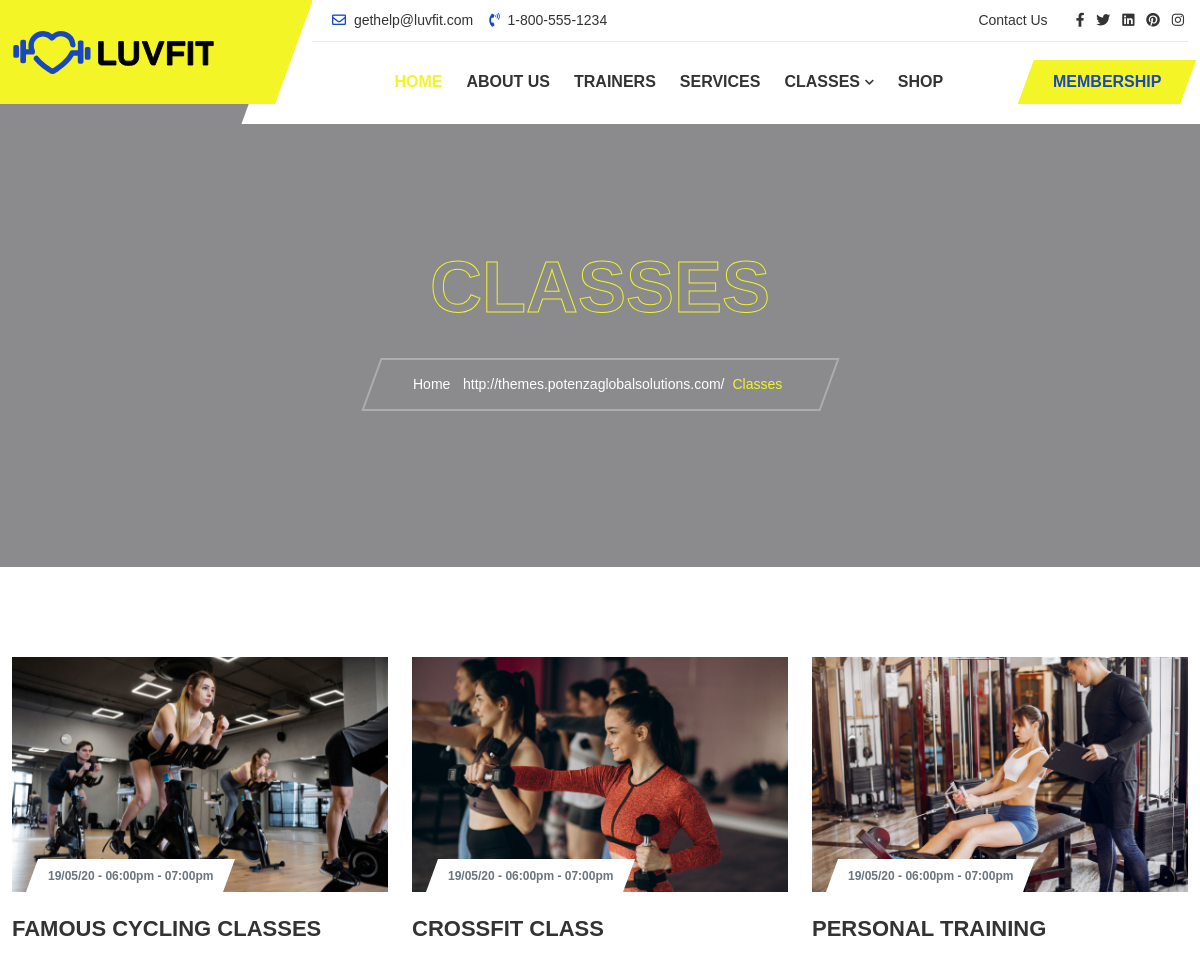
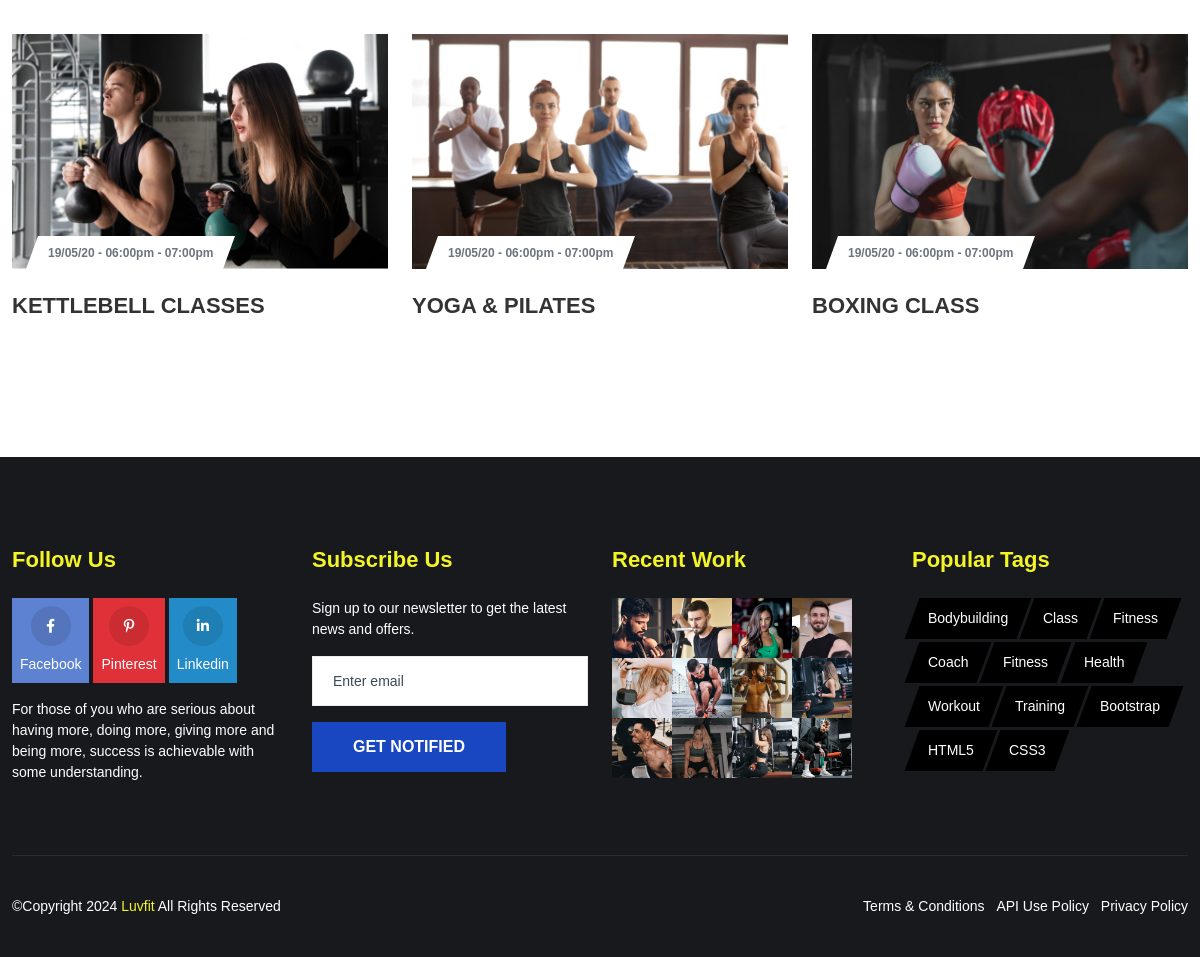
Page /classes on the committed database (2 pictures, top to bottom).
### customadmin/models.py (models this page shows, shortened)
class admin_class(models.Model):
    class_id = models.AutoField(primary_key=True)
    class_name = models.CharField(max_length=50)
    class_title = models.CharField(max_length=50)
    class_description = models.TextField()
    class_benefits = models.TextField()
    class_image = models.FileField(upload_to="class/", max_length=50, null=True, default=None)

### home/views.py (the view)
def classes(request):
    fetch_class = admin_class.objects.all()
    return render(request, 'classes.html', {'fetch_class': fetch_class})

### home/templates/classes.html
{% load static %}
{% include 'header.html' %}
<section class="page-title bg-holder bg-overlay-black-50" data-jarallax='{"speed": 0.6}' style="background-image: url(static/images/bg/06.jpg);">
  <div class="container">
    <div class="row position-relative">
      <div class="col-12 text-center">
          <h1 class="text-stroke-primary display-2 fw-bold text-uppercase">Classes</h1>
          <nav aria-label="breadcrumb">
            <ol class="breadcrumb">
              <li class="breadcrumb-item"><a href="#">Home</a></li>
              <li class="breadcrumb-item active" aria-current="page">Classes</li>
            </ol>
          </nav>
      </div>
    </div>
  </div>
</section>
<section class="space-ptb">
  <div class="container">
    <div class="row">
      {% if fetch_class%}
      {% for class in fetch_class %}
      <div class="col-lg-4 col-sm-6">
        <div class="classe-item mb-5">
          <div class="classe-image">
            {% if class.class_image %}
            <img class="img-fluid" src="{{ class.class_image.url }}" alt="">
            {% endif %}
            <ul class="list-unstyled mb-0 classe-meta mt-4">
              <li><a class="text-muted" href="#">19/05/20 - 06:00pm - 07:00pm</a></li>
            </ul>
          </div>
          <div class="classe-title mt-4">
            <h5><a href="classes-single?class-id={{ class.class_id }}">{{ class.class_name }}</a></h5>
          </div>
        </div>
      </div>
      {% endfor %}
      {% else %}
      <p>No Data Found</p>
      {% endif %}
    </div>
  </div>
</section>
{% include 'footer.html' %}

### rows in the picture
admin_class: class_image (picture), class_name "FAMOUS CYCLING CLASSES"
admin_class: class_image (picture), class_name "CROSSFIT CLASS"
admin_class: class_image (picture), class_name "PERSONAL TRAINING"
admin_class: class_image (picture), class_name "KETTLEBELL CLASSES"
admin_class: class_image (picture), class_name "YOGA & PILATES"
admin_class: class_image (picture), class_name "BOXING CLASS"
